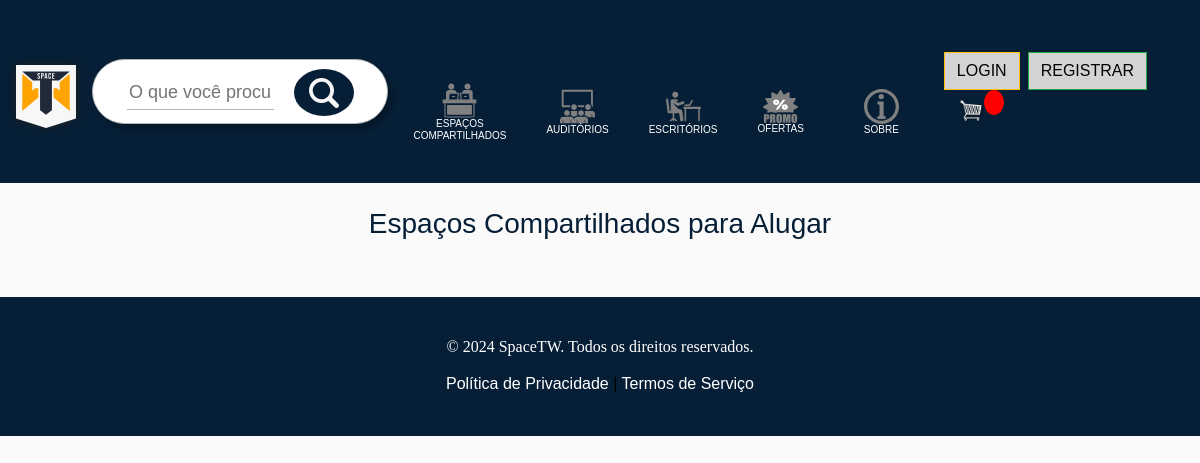
/shared_space/, run on an earlier commit of the app's database.
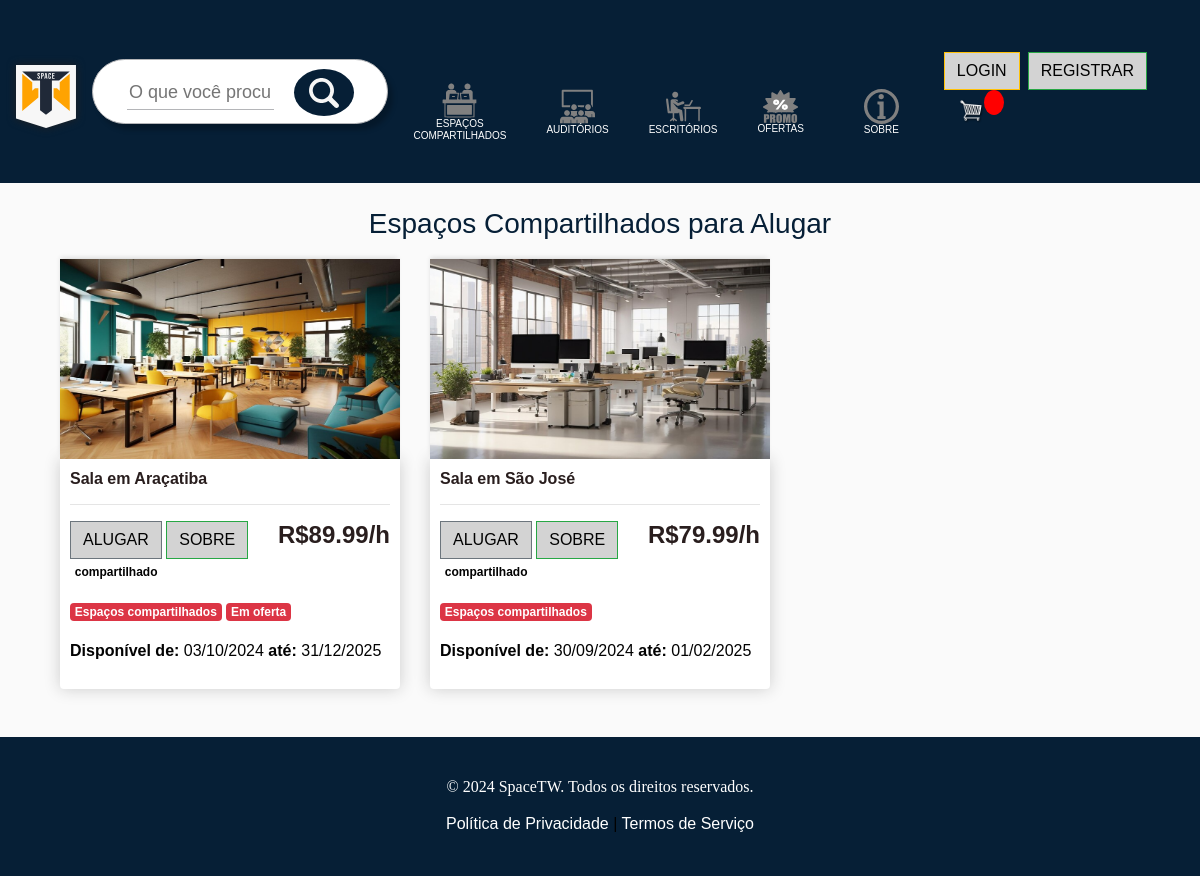
And on a later commit of the database.
### store/models.py (models this page shows, shortened)
class Product(models.Model):
    name = models.CharField(max_length=200)
    price = models.FloatField()
    digital = models.BooleanField(default=False, null=True, blank=True)
    image = models.ImageField(null=True, blank=True)
    link = models.CharField(max_length=200, null=True)
    on_sale = models.BooleanField(default=False)
    is_rented = models.BooleanField(default=False)
    SPACE_TYPES = [
        ('compartilhado', 'Espaço Compartilhado'),
        ('escritorio', 'Escritório'),
        ('auditorio', 'Auditório'),
    ]
    space_type = models.CharField(max_length=20, choices=SPACE_TYPES, default='escritorio')
    features = models.CharField(max_length=255, default='Nenhuma', blank=True)
    available_from = models.DateField(null=True, blank=True)
    available_to = models.DateField(null=True, blank=True)
    @property
    def imageURL(self):
        try:
            url = self.image.url
        except:
            url = ''
        return url

### store/views.py (the view)
# urls.py: path("shared_space/", views.shared_space, name="shared_space"),
def shared_space(request):
    shared_space_products = Product.objects.filter(
        space_type="compartilhado",
        is_rented=False,
        available_from__lte=today,
        available_to__gte=today,
    )
    return render(
        request,
        "store/shared_space.html",
        {"shared_space_products": shared_space_products},
    )

### store/templates/store/shared_space.html
{% extends 'store/main.html' %}
{% load static %}
{% block content %}
<div class="container">
    <h1 class="text-center" style="font-family: Arial, sans-serif;">Espaços Compartilhados para Alugar</h1>
    <div class="row">
        {% for product in shared_space_products %}
        {% if product.available_from and product.available_to %}
        <div class="col-lg-4">
            <img class="thumbnail" src="{{ product.imageURL }}">
            <div class="box-element product">
                <h6><strong>{{ product.name }}</strong></h6>
                <hr>
                <button data-product="{{ product.id }}" data-action="add" class="btn btn-outline-secondary add-btn update-cart">Alugar</button>
                <a class="btn btn-outline-success" href="{{ product.link }}">Sobre</a>
                <h4 style="display: inline-block; float: right;"><strong>R${{ product.price }}/h</strong></h4>
                <p><span class="badge">{{ product.space_type }}</span></p>
                <p><span class="badge badge-danger">Espaços compartilhados</span>
                {% if product.on_sale %}
                <span class="badge badge-danger">Em oferta</span></p>
                {% endif %}
                <p><strong>Disponível de:</strong> {{ product.available_from|date:"d/m/Y" }} <strong>até:</strong> {{ product.available_to|date:"d/m/Y" }}</p>
            </div>
        </div>
        {% endif %}
        {% endfor %}
    </div>
</div>
{% endblock content %}

What changed in the data, as far as the page shows it:
now on this page (row edited): Product: imageURL (picture), name "Sala em Araçatiba", price "89.99", space_type "compartilhado", on_sale "Em oferta", available_from "03/10/2024", available_to "31/12/2025"
now on this page (row edited): Product: imageURL (picture), name "Sala em São José", price "79.99", space_type "compartilhado", available_from "30/09/2024", available_to "01/02/2025"
